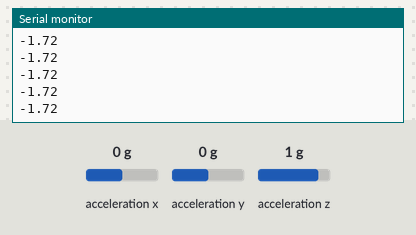
Bench run of a sketch on a simulated ESP32. Parts: the last lines printed to the serial monitor. Wiring (inferred from the names in the program): MPU-6050 motion sensor at I2C address 0x68. The test bench sets the inputs (shaded band); at power-on: acceleration x 0 g, acceleration y 0 g, acceleration z 1 g.

Above: at 2.2 s.
2.3 s: acceleration x set to -1.4 g
At 2.41 s:
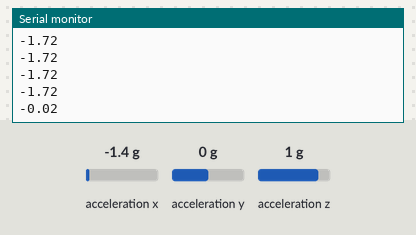
3.8 s: acceleration y set to -1.4 g
At 3.82 s:
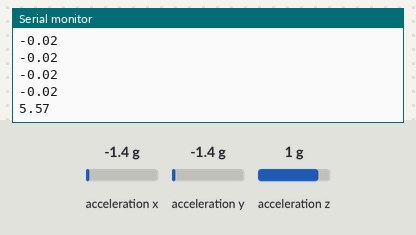
5.3 s: acceleration x set to -0.8 g
At 5.34 s:
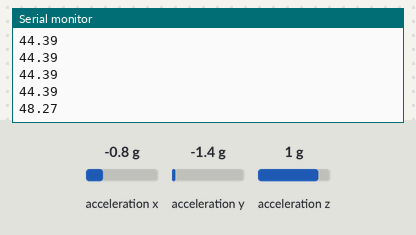
Timing chart, 0 to 8.3 s (numbered marks = the images above; inputs shaded):
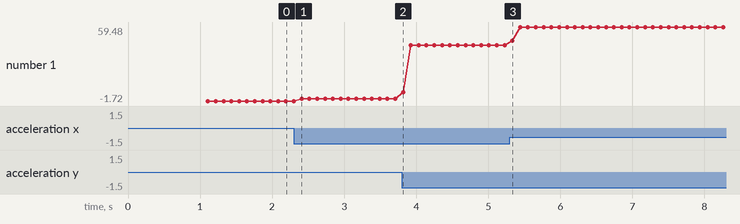

Measured:
- after the input at 2.3 s, the serial monitor: prints a new line after 0.11 s (image 1)
- after the input at 3.8 s, the serial monitor: prints a new line at once (image 2)
- after the input at 5.3 s, the serial monitor: prints a new line at once (image 3)
- plotted number 1: -1.72 → -0.02 after the input at 2.3 s, -0.02 → 44.39 after the input at 3.8 s, 44.39 → 59.48 after the input at 5.3 s

The sketch:

angulo.ino
```cpp
#include <Wire.h>

#define SDA_PIN 8
#define SCL_PIN 9

#define MPU_ADDR      0x68   // AD0 no GND
#define REG_PWR_MGMT1 0x6B
#define REG_ACCEL_CFG 0x1C
#define REG_ACCEL_OUT 0x3B

#define LSB_POR_G 16384.0f   // faixa ±2g

// ---- Calibracao (da tabela do relatorio) ----
const float GANHO_X  = 0.99761f;
const float GANHO_Y  = 1.00474f;
const float OFFSET_X = +0.01919f;   // g
const float OFFSET_Y = -0.00058f;   // g

// ---- Ajustes do angulo (referencia 0..180, sentido horario) ----
// Sempre trocar SINAL_ANGULO e ZERO_ANGULO juntos:
//   +1.0f e +90.0f   ou   -1.0f e -90.0f   (ZERO_ANGULO com o ajuste fino)
const float SINAL_ANGULO = -1.0f;
const float ZERO_ANGULO  = -90.0f;  // -90 menos 2.1 graus de correcao no zero
const int   N_MEDIA      = 10;      // leituras promediadas por saida

// Leva o angulo para a faixa [-90, 270), para a varredura 0..180 nao dar salto
float normaliza(float a) {
  while (a < -90.0f)  a += 360.0f;
  while (a >= 270.0f) a -= 360.0f;
  return a;
}

void setup() {
  Serial.begin(115200);
  delay(1000);  // USB CDC do C3

  Wire.begin(SDA_PIN, SCL_PIN);
  Wire.setClock(400000);

  Wire.beginTransmission(MPU_ADDR);   // acorda o MPU6050
  Wire.write(REG_PWR_MGMT1);
  Wire.write(0x00);
  Wire.endTransmission();

  Wire.beginTransmission(MPU_ADDR);   // faixa ±2g
  Wire.write(REG_ACCEL_CFG);
  Wire.write(0x00);
  Wire.endTransmission();

  Serial.println("angulo_graus");
}

void loop() {
  double somaX = 0, somaY = 0;
  int ok = 0;

  for (int k = 0; k < N_MEDIA; k++) {
    Wire.beginTransmission(MPU_ADDR);
    Wire.write(REG_ACCEL_OUT);
    Wire.endTransmission(false);

    if (Wire.requestFrom((uint8_t)MPU_ADDR, (uint8_t)6) == 6) {
      int16_t ax = (Wire.read() << 8) | Wire.read();
      int16_t ay = (Wire.read() << 8) | Wire.read();
      Wire.read(); Wire.read();   // descarta o Z
      somaX += ax / LSB_POR_G;
      somaY += ay / LSB_POR_G;
      ok++;
    }
    delay(10);
  }

  if (ok == 0) {
    Serial.println("Erro na leitura I2C");
    return;
  }

  // Compensa offset e ganho
  float ax = (somaX / ok - OFFSET_X) / GANHO_X;
  float ay = (somaY / ok - OFFSET_Y) / GANHO_Y;

  float theta = SINAL_ANGULO * atan2f(ax, ay) * 180.0f / PI + ZERO_ANGULO;
  theta = normaliza(theta);

  Serial.printf("%.2f\n", theta);
}
```
